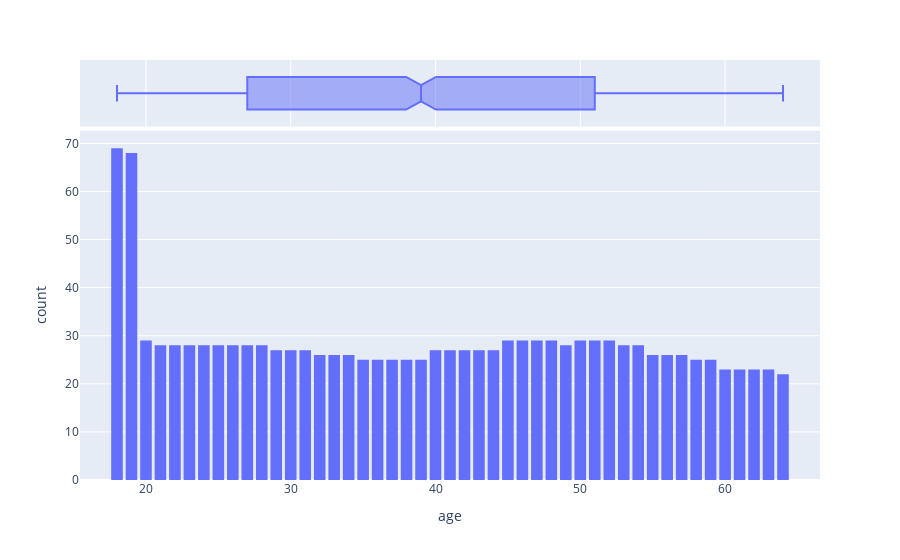

Write notebook code for a chart like this one.
### Markdown cell above
### Distribution of Age

### Code cell
fig = px.histogram(df, 
                   x='age', 
                   marginal='box', 
                   nbins=47, 
                   height = 600)
fig.update_layout(bargap=0.2)

### Figure 1 — Plotly figure (JSON) as saved in the notebook; plotly's stock layout.template omitted (floating-point values rounded to 4 significant figures; data arrays with more than 128 entries replaced by an {"elided": "..."} marker saying what was removed)
{"data": [{"alignmentgroup": "True", "bingroup": "x", "hovertemplate": "age=%{x}<br>count=%{y}<extra></extra>", "legendgroup": "", "marker": {"color": "#636efa", "pattern": {"shape": ""}}, "name": "", "nbinsx": 47, "offsetgroup": "", "orientation": "v", "showlegend": false, "type": "histogram", "x": {"elided": "1338 int values"}, "xaxis": "x", "yaxis": "y"}, {"alignmentgroup": "True", "hovertemplate": "age=%{x}<extra></extra>", "legendgroup": "", "marker": {"color": "#636efa"}, "name": "", "notched": true, "offsetgroup": "", "showlegend": false, "type": "box", "x": {"elided": "1338 int values"}, "xaxis": "x2", "yaxis": "y2"}], "layout": {"autosize": true, "bargap": 0.2, "barmode": "relative", "legend": {"tracegroupgap": 0}, "margin": {"t": 60}, "xaxis": {"anchor": "y", "autorange": true, "domain": [0, 1], "range": [15.44, 66.56], "title": {"text": "age"}, "type": "linear"}, "xaxis2": {"anchor": "y2", "autorange": true, "domain": [0, 1], "matches": "x", "range": [15.44, 66.56], "showgrid": true, "showticklabels": false, "type": "linear"}, "yaxis": {"anchor": "x", "autorange": true, "domain": [0, 0.8316], "range": [0, 72.63], "title": {"text": "count"}}, "yaxis2": {"anchor": "x2", "autorange": true, "domain": [0.8416, 1], "matches": "y2", "range": [-0.5, 0.5], "showgrid": false, "showline": false, "showticklabels": false, "ticks": "", "type": "category"}}}
